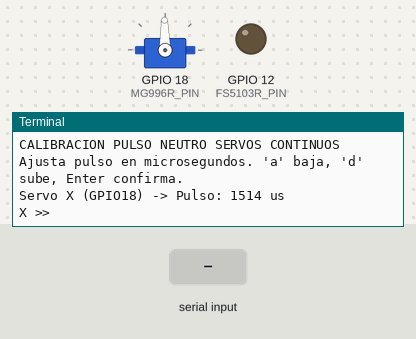
The program below on a simulated Raspberry Pi (BCM pin numbers). On the bench: servo, output pins drawn as LEDs (lit = HIGH), the last lines printed to the terminal. The test bench sets the inputs (shaded band). Servo angles are drawn from the pulse width (0.5 ms = 0°, 2.5 ms = 180°).

Above: at 1.2 s.
1.3 s: "a" typed at the terminal, then Enter
At 1.7 s:
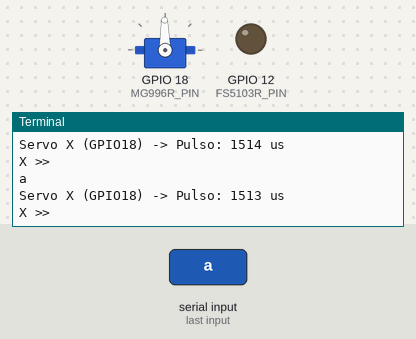
2.8 s: "d" typed at the terminal, then Enter
At 4.0 s:
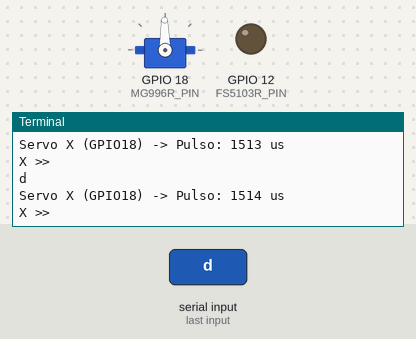
4.3 s: "j" typed at the terminal, then Enter
At 5.2 s:
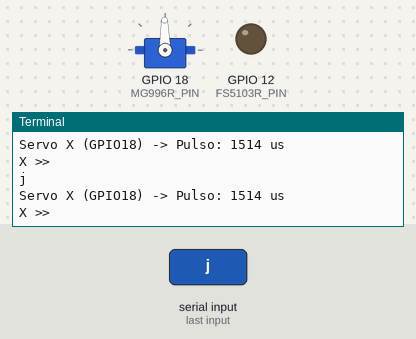

Measured:
- after the input at 1.3 s, the terminal: prints a new line at once (image 1)
- after the input at 2.8 s, the terminal: prints a new line at once (image 2)
- after the input at 4.3 s, the terminal: prints a new line at once (image 3)

The program:

calibracion_motores.py
```python
import sys
import time
import pigpio

# Pines de los servos
MG996R_PIN = 18  # Eje X
FS5103R_PIN = 12  # Eje Y

# Pulso inicial en microsegundos
pulso_x = 1514
pulso_y = 1488

# Incremento de calibracion en microsegundos
PASO = 1

# Inicia pigpio
pi = pigpio.pi()
if not pi.connected:
    print("ERROR: pigpiod no esta corriendo. Ejecuta 'sudo pigpiod' y vuelve a intentarlo.")
    sys.exit(1)

pi.set_mode(MG996R_PIN, pigpio.OUTPUT)
pi.set_mode(FS5103R_PIN, pigpio.OUTPUT)
pi.set_PWM_frequency(MG996R_PIN, 50)
pi.set_PWM_frequency(FS5103R_PIN, 50)

try:
    print("CALIBRACION PULSO NEUTRO SERVOS CONTINUOS")
    print("Ajusta pulso en microsegundos. 'a' baja, 'd' sube, Enter confirma.")

    # Calibrar servo X
    while True:
        pi.set_servo_pulsewidth(MG996R_PIN, pulso_x)
        print(f"Servo X (GPIO{MG996R_PIN}) -> Pulso: {pulso_x} us")
        key = input("X >> ")
        if key == "a":
            pulso_x -= PASO
        elif key == "d":
            pulso_x += PASO
        elif key == "":
            break

    print("\nServo X calibrado en", pulso_x, "us\n")

    print("Ahora calibra servo Y. 'j' baja, 'l' sube, Enter confirma.")
    # Calibrar servo Y
    while True:
        pi.set_servo_pulsewidth(FS5103R_PIN, pulso_y)
        print(f"Servo Y (GPIO{FS5103R_PIN}) -> Pulso: {pulso_y} us")
        key = input("Y >> ")
        if key == "j":
            pulso_y -= PASO
        elif key == "l":
            pulso_y += PASO
        elif key == "":
            break

    print("\nServo Y calibrado en", pulso_y, "us")

    print(f"\nRESULTADO NEUTRO FINAL:\n  Servo X: {pulso_x} us\n  Servo Y: {pulso_y} us")

finally:
    # Desactiva servos
    pi.set_servo_pulsewidth(MG996R_PIN, 0)
    pi.set_servo_pulsewidth(FS5103R_PIN, 0)
    pi.stop()
    print("\nCalibracion completada. GPIO limpio, saliendo.")
```
